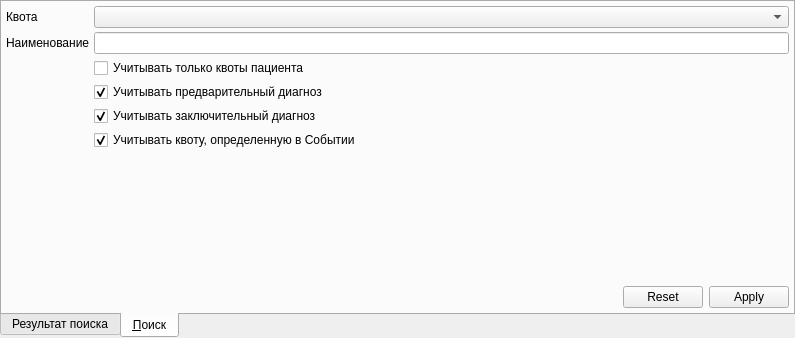
<?xml version="1.0" encoding="UTF-8"?>
<ui version="4.0">
 <class>PatientModelComboBoxPopup</class>
 <widget class="QWidget" name="PatientModelComboBoxPopup">
  <property name="geometry">
   <rect>
    <x>0</x>
    <y>0</y>
    <width>795</width>
    <height>338</height>
   </rect>
  </property>
  <property name="windowTitle">
   <string>Form</string>
  </property>
  <layout class="QGridLayout">
   <property name="margin">
    <number>0</number>
   </property>
   <property name="spacing">
    <number>0</number>
   </property>
   <item row="0" column="0">
    <widget class="QTabWidget" name="tabWidget">
     <property name="tabPosition">
      <enum>QTabWidget::South</enum>
     </property>
     <property name="tabShape">
      <enum>QTabWidget::Rounded</enum>
     </property>
     <property name="currentIndex">
      <number>1</number>
     </property>
     <widget class="QWidget" name="tabPatientModel">
      <attribute name="title">
       <string>Результат поиска</string>
      </attribute>
      <layout class="QVBoxLayout">
       <property name="spacing">
        <number>4</number>
       </property>
       <property name="margin">
        <number>4</number>
       </property>
       <item>
        <widget class="CTableView" name="tblPatientModel"/>
       </item>
      </layout>
     </widget>
     <widget class="QWidget" name="tabSearch">
      <attribute name="title">
       <string>&amp;Поиск</string>
      </attribute>
      <layout class="QGridLayout">
       <property name="margin">
        <number>4</number>
       </property>
       <property name="spacing">
        <number>4</number>
       </property>
       <item row="4" column="1" colspan="2">
        <widget class="QCheckBox" name="chkFinalMKB">
         <property name="text">
          <string>Учитывать заключительный диагноз</string>
         </property>
         <property name="checked">
          <bool>true</bool>
         </property>
        </widget>
       </item>
       <item row="7" column="2">
        <widget class="QDialogButtonBox" name="buttonBox">
         <property name="sizePolicy">
          <sizepolicy hsizetype="Fixed" vsizetype="Fixed">
           <horstretch>0</horstretch>
           <verstretch>0</verstretch>
          </sizepolicy>
         </property>
         <property name="orientation">
          <enum>Qt::Horizontal</enum>
         </property>
         <property name="standardButtons">
          <set>QDialogButtonBox::Apply|QDialogButtonBox::Reset</set>
         </property>
         <property name="centerButtons">
          <bool>false</bool>
         </property>
        </widget>
       </item>
       <item row="7" column="1">
        <spacer name="horizontalSpacer_2">
         <property name="orientation">
          <enum>Qt::Horizontal</enum>
         </property>
         <property name="sizeHint" stdset="0">
          <size>
           <width>40</width>
           <height>20</height>
          </size>
         </property>
        </spacer>
       </item>
       <item row="0" column="1" colspan="2">
        <widget class="CClientQuotingModelPatientComboBox" name="cmbQuoting"/>
       </item>
       <item row="0" column="0">
        <widget class="QLabel" name="lblQuoting">
         <property name="text">
          <string>Квота</string>
         </property>
        </widget>
       </item>
       <item row="3" column="1" colspan="2">
        <widget class="QCheckBox" name="chkPreviousMKB">
         <property name="text">
          <string>Учитывать предварительный диагноз</string>
         </property>
         <property name="checked">
          <bool>true</bool>
         </property>
        </widget>
       </item>
       <item row="6" column="1">
        <spacer>
         <property name="orientation">
          <enum>Qt::Vertical</enum>
         </property>
         <property name="sizeHint" stdset="0">
          <size>
           <width>20</width>
           <height>141</height>
          </size>
         </property>
        </spacer>
       </item>
       <item row="2" column="1" colspan="2">
        <widget class="QCheckBox" name="chkQuotingPatientOnly">
         <property name="text">
          <string>Учитывать только квоты пациента</string>
         </property>
        </widget>
       </item>
       <item row="5" column="1" colspan="2">
        <widget class="QCheckBox" name="chkQuotingEvent">
         <property name="text">
          <string>Учитывать квоту, определенную в Событии</string>
         </property>
         <property name="checked">
          <bool>true</bool>
         </property>
        </widget>
       </item>
       <item row="1" column="1" colspan="2">
        <widget class="QLineEdit" name="edtName"/>
       </item>
       <item row="1" column="0">
        <widget class="QLabel" name="lblName">
         <property name="text">
          <string>Наименование</string>
         </property>
        </widget>
       </item>
      </layout>
     </widget>
    </widget>
   </item>
  </layout>
 </widget>
 <customwidgets>
  <customwidget>
   <class>CTableView</class>
   <extends>QTableView</extends>
   <header>library/TableView.h</header>
  </customwidget>
  <customwidget>
   <class>CClientQuotingModelPatientComboBox</class>
   <extends>QComboBox</extends>
   <header>Quoting/QuotaTypeComboBox.h</header>
  </customwidget>
 </customwidgets>
 <tabstops>
  <tabstop>tabWidget</tabstop>
  <tabstop>buttonBox</tabstop>
  <tabstop>tblPatientModel</tabstop>
 </tabstops>
 <resources/>
 <connections/>
</ui>
